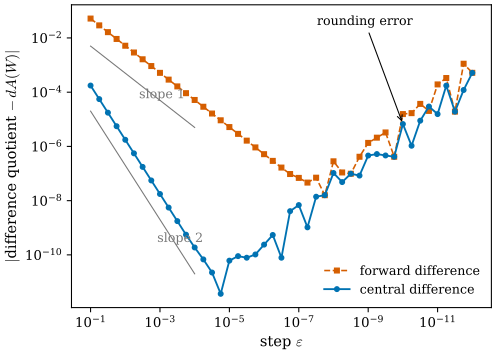

The script that saved this image:
"""Figure 41.1.3: checking a gradient with finite differences.

The bumpy closed mesh of Implementation 41.1 (icosphere(1), vertex k scaled by 1 + 0.2 u_k, u_k uniform in [-1, 1],
seed 4) and its total area A. For a fixed random unit direction W (seed 5) in R^{3 n0} the directional derivative
dA(W) = <grad A, W> from Proposition 41.1.4 is compared with the forward difference (A(x + eps W) - A(x)) / eps and the
central difference (A(x + eps W) - A(x - eps W)) / (2 eps) for eps = 10^-1, ..., 10^-12. Log-log axes; gray guide lines
of slope 1 and 2.

Run: PYTHONPATH=tools python3 chapters/41-discrete-curvature-variational/figures/fig-41-1-3-finite-differences.py
"""
import numpy as np

import dgfig
dgfig.setup()
import matplotlib.pyplot as plt  # noqa: E402

import dgdec as dd  # noqa: E402
import dgmesh as dm  # noqa: E402

C = dgfig.COLORS
rng = np.random.default_rng(4)
V, F = dm.icosphere(1)
V = V * (1 + 0.2 * rng.uniform(-1, 1, (len(V), 1)))
area = lambda X: dm.face_areas(X, F).sum()  # noqa: E731
W = np.random.default_rng(5).normal(size=V.shape)
W /= np.linalg.norm(W)
exact = np.sum(dd.area_gradient(V, F) * W)
eps = 10.0 ** -np.arange(1, 12.01, 0.25)
fwd = np.array([abs((area(V + e * W) - area(V)) / e - exact) for e in eps])
cen = np.array([abs((area(V + e * W) - area(V - e * W)) / (2 * e) - exact) for e in eps])
k = int(np.argmin(cen))
assert 1e-6 < eps[k] < 1e-3 and cen[k] < 1e-9
assert fwd[np.argmin(np.abs(eps - 1e-3))] / fwd[np.argmin(np.abs(eps - 1e-4))] > 8
assert cen[np.argmin(np.abs(eps - 1e-2))] / cen[np.argmin(np.abs(eps - 1e-3))] > 80

fig, ax = plt.subplots(figsize=(5.4, 3.8))
ax.loglog(eps, fwd, "s--", color=C["normal"], ms=3.5, lw=1.2, label="forward difference")
ax.loglog(eps, cen, "o-", color=C["tangent"], ms=3.5, lw=1.4, label="central difference")
e0 = np.array([1e-1, 1e-4])
ax.loglog(e0, 0.05 * e0, color=C["aux"], lw=0.8)
ax.loglog(e0, 2e-3 * e0 ** 2, color=C["aux"], lw=0.8)
ax.text(4e-3, 6e-5, "slope 1", color=C["aux"], fontsize=9.5)
ax.text(1.2e-3, 3e-10, "slope 2", color=C["aux"], fontsize=9.5)
ax.annotate("rounding error", (1e-10, cen[np.argmin(np.abs(eps - 1e-10))]), (3e-8, 3e-2),
            fontsize=9.5, arrowprops=dict(arrowstyle="->", color=C["main"], lw=0.8))
ax.set_xlabel(r"step $\varepsilon$")
ax.set_ylabel(r"$|$difference quotient $-\, dA(W)|$")
ax.invert_xaxis()
ax.legend(loc="lower right", fontsize=9.5, frameon=False)
fig.subplots_adjust(left=0.16, right=0.97, bottom=0.14, top=0.97)
dgfig.save(fig, __file__)
print("exact dA(W) =", exact, "best central eps", eps[k], cen[k], "fwd at 1e-8", fwd[np.argmin(np.abs(eps - 1e-8))])
